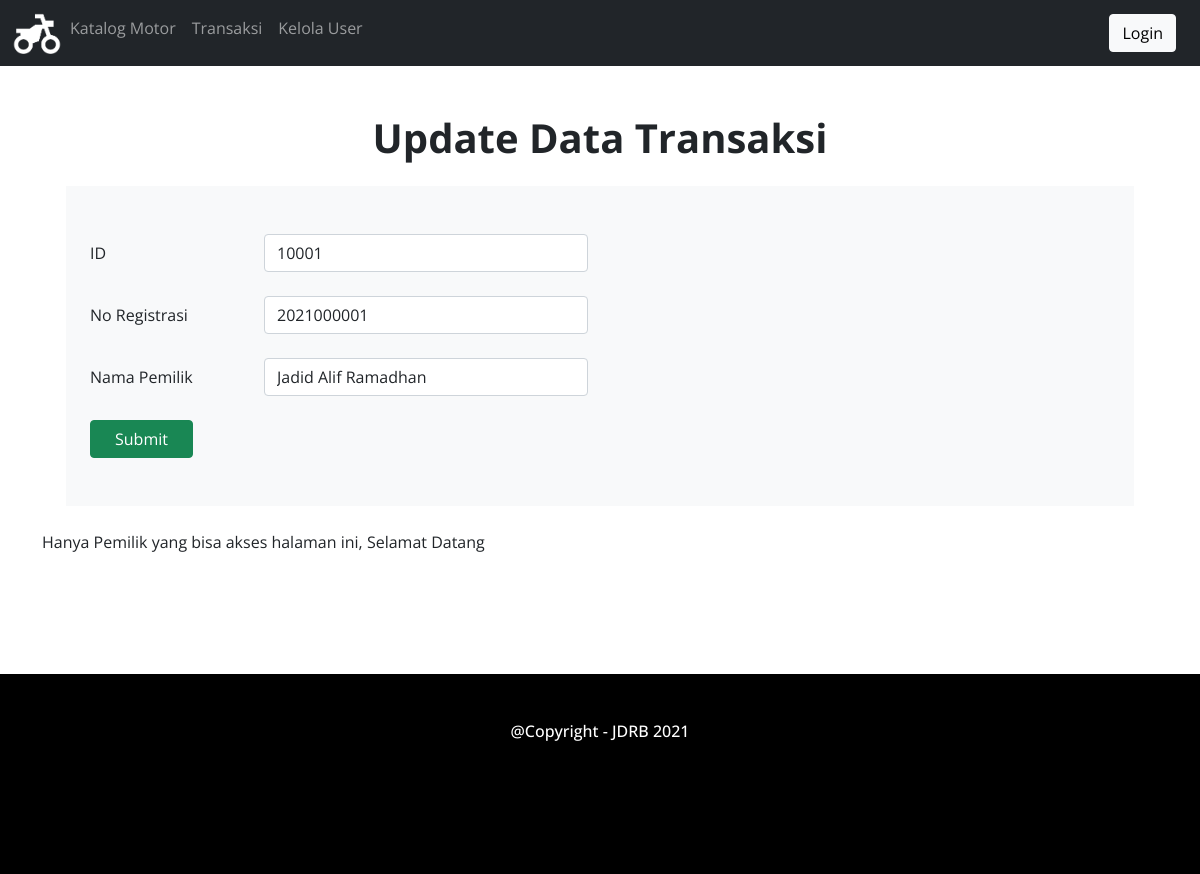
The app's page /home/Teller/transaksi_update.php?ID=10001 with its own data.
### tables this page shows
CREATE TABLE `identitas_motor` (
  `ID` int(5) NOT NULL,
  `NoRegistrasi` int(10) NOT NULL,
  `NamaPemilik` varchar(25) NOT NULL,
  `Alamat` varchar(25) NOT NULL,
  `NoRangka` varchar(15) NOT NULL,
  `NoMesin` varchar(15) NOT NULL,
  `PlatNo` varchar(9) NOT NULL,
  `Merk` varchar(10) NOT NULL,
  `Type` varchar(15) NOT NULL,
  `Model` varchar(10) NOT NULL,
  `TahunPembuatan` year(4) NOT NULL,
  `IsiSilinder` int(5) NOT NULL,
  `BahanBakar` varchar(10) NOT NULL,
  `WarnaTNKB` varchar(10) NOT NULL,
  `TahunRegistrasi` year(4) NOT NULL,
  `NoBPKB` varchar(8) NOT NULL,
  `KodeLokasi` varchar(10) NOT NULL,
  `MasaBerlakuSTNK` date NOT NULL,
  `Gambar_Motor` text NOT NULL,
  `Tgl_Beli` date DEFAULT NULL,
  `Harga_Beli` int(11) NOT NULL,
  `Tgl_Jual` date DEFAULT NULL,
  `Harga_Jual` int(11) NOT NULL
);

### home/Teller/transaksi_update.php (the view, shortened to what this page needs)
<!DOCTYPE html>
<html lang="en">
<head>
<link rel="stylesheet" href="../../bootstrap/css/bootstrap.min.css">
<link rel="stylesheet" href="../../style.css">
</head>
<body>
<nav class="navbar navbar-expand-sm bg-dark navbar-dark">
    <div class="container-fluid">
    <ul class="navbar-nav">
        <li class="nav-item">
            <a href="02_index.php"><img src="../../img/logo.png" class="logo-navbar"><a>
        </li>
        <li class="nav-item">
            <a class="nav-link" href="02_identitas_motor.php">Katalog Motor</a>
        </li>
        <li class="nav-item">
            <a class="nav-link" href="02_transaksi.php">Transaksi</a>
        </li>
        <li class="nav-item">
            <a class="nav-link" href="02_user.php">Kelola User</a>
        </li>
    </ul>
    </div>
    <?php if (isset($_SESSION["Nama"])) : ?>
        <p class="h6 text-white mr-5">Halo,<?php echo $_SESSION["Nama"] ?></p>
        <a href="../../logout.php" class="btn btn-light buttonnavbar">Logout</a>
    <?php else : ?>
        <a href="../../login.php" class="btn btn-light buttonnavbar">Login</a>
    <?php endif; ?>
</nav>
<div class="header">
    <h1 class="mt-5">Update Data Transaksi</h1>
</div>
<div class="container" >
		<div class="bg-light m-4 p-4">
            <?php
                include '../../koneksi.php';
                $ID=$_GET['ID'];
                $data=mysqli_query($koneksi,"SELECT * from identitas_motor where ID='$ID' ") or die(mysqli_error($koneksi));
                $identitas_motor=mysqli_fetch_array($data);
            ?>
			<form method="post" action="02_transaksi_updateproses.php?ID=<?php echo $ID?>">
                <div class="form-group row my-4">
                    <label class="col-sm-2 col-form-label" for="ID">ID</label>
                    <div class="col-sm-4">
                        <input type="number" class="form-control" name="ID" value="<?php echo $identitas_motor['ID']?>" required>
                    </div>
                </div>
                <div class="form-group row my-4">
                    <label class="col-sm-2 col-form-label" for="NoRegistrasi">No Registrasi</label>
                    <div class="col-sm-4">
                        <input type="number" class="form-control" name="NoRegistrasi" value="<?php echo $identitas_motor['NoRegistrasi']?>" required>
                    </div>
                </div>
                <div class="form-group row my-4">
                    <label class="col-sm-2 col-form-label" for="NamaPemilik">Nama Pemilik</label>
                    <div class="col-sm-4">
                        <input type="text" class="form-control" name="NamaPemilik" value="<?php echo $identitas_motor['NamaPemilik']?>" required>
                    </div>
                </div>
                <div class="form-group row my-4">
                    <div class="col-sm-10">
                        <input type="submit" class="btn btn-success px-4" name="Simpan"></button>
                    </div>
                </div>
            </form>
        </div>
        Hanya Pemilik yang bisa akses halaman ini, Selamat Datang <?php echo $_SESSION["Nama"] ?>
    </div>
    <footer>
        <h6 class="text-center p-5"> @Copyright - JDRB 2021</h6>
    </footer>
</body>
</html>

### style.css (style rules this page uses)
body { font-family: "Open Sans"; width: 100%; height: 100%; }
h1 { font-weight: bold; text-align: center; }
footer { width: 100%; height: 200px; margin-top: 10%; background-color: black; }
h6 { color: white; }
.logo-navbar { width:50px; height:50px; }
.buttonnavbar { margin-left: 2%; float: right; margin-right: 2%; }

### records on screen
identitas_motor: ID "10001", NoRegistrasi "2021000001", NamaPemilik "Jadid Alif Ramadhan"
